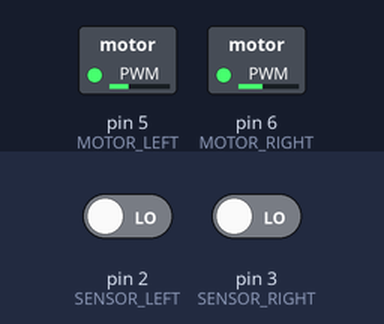
The sketch below on a simulated Arduino Uno, built with avr-gcc and run on an emulated ATmega328P. Shown: switched loads named in the sketch (green lamp = pin HIGH). Inputs (shaded band) come from the test bench; at power-on: pin 2 (SENSOR_LEFT) LOW, pin 3 (SENSOR_RIGHT) LOW.

Above: at 1.7 s.
1.8 s: pin 2 (SENSOR_LEFT) driven HIGH
At 2.3 s:
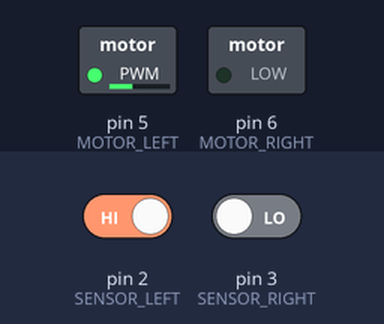
3.4 s: pin 3 (SENSOR_RIGHT) driven HIGH
At 4.4 s:
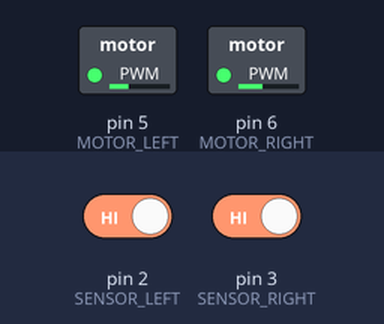
4.9 s: pin 2 (SENSOR_LEFT) driven LOW
At 5.9 s:
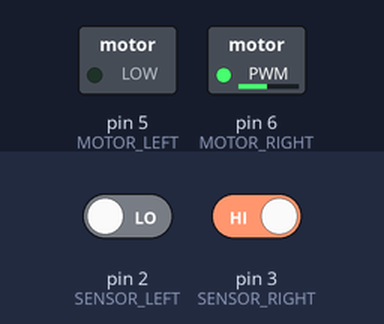
6.5 s: pin 2 (SENSOR_LEFT) driven HIGH and pin 3 (SENSOR_RIGHT) driven LOW
At 7.1 s:
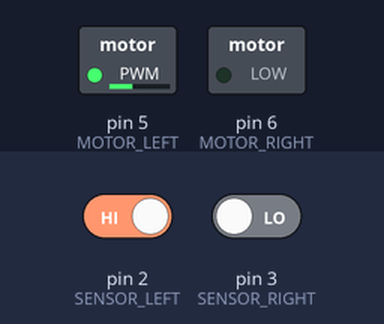
Timing chart, 0 to 9.0 s (numbered marks = the images above; inputs shaded):
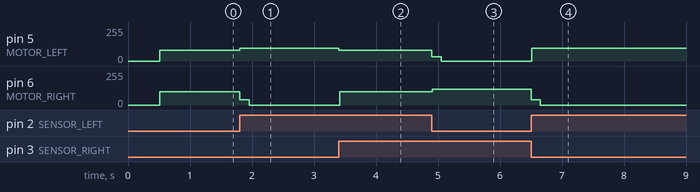

Measured:
- after the input at 1.8 s, pin 5 (MOTOR_LEFT): 80/255 → 96/255 at once; pin 6 (MOTOR_RIGHT): 100/255 → 40/255 at once, → 0/255 0.15 s later
- after the input at 3.4 s, pin 5 (MOTOR_LEFT): 96/255 → 80/255 at once; pin 6 (MOTOR_RIGHT): 0/255 → 100/255 at once
- after the input at 4.9 s, pin 5 (MOTOR_LEFT): 80/255 → 32/255 at once, → 0/255 0.15 s later; pin 6 (MOTOR_RIGHT): 100/255 → 120/255 at once
- after the input at 6.5 s, pin 5 (MOTOR_LEFT): 0/255 → 96/255 at once; pin 6 (MOTOR_RIGHT): 120/255 → 40/255 at once, → 0/255 0.15 s later

The sketch:

line_follower.ino
```cpp
/*
  Line follower robot - MA7
  Luca Bailo

  The Arduino reads two FC-51 IR sensors and drives two DC motors through
  two FQP30N06L logic-level N-channel MOSFETs (low-side switches).
  Arduino pin -> 1 kOhm resistor -> gate. Source -> GND. Drain -> motor -> +V.
  A 1N4001 flyback diode is in parallel with each motor (stripe towards +V).

  FC-51 output: LOW  = reflection detected (white surface)
                HIGH = no reflection     (black surface)

  Steering: when a sensor touches the line the robot first makes a SOFT
  correction (inner wheel slowed down). If the sensor stays on the line
  longer than HARD_AFTER_MS, it is a real curve and the correction becomes
  HARD (inner wheel stopped). Small drifts on the straight are therefore
  corrected gently, while sharp bends still get a strong turn.
*/

// ---------------- Pins ----------------
const int SENSOR_LEFT  = 2;   // OUT of the left FC-51
const int SENSOR_RIGHT = 3;   // OUT of the right FC-51
const int MOTOR_LEFT   = 5;   // PWM pin -> resistor -> gate of left MOSFET
const int MOTOR_RIGHT  = 6;   // PWM pin -> resistor -> gate of right MOSFET

// ---------------- Settings ----------------
// true  = white line on a black floor (sensors on both sides of the line)
// false = black line on a white floor (sensors on both sides of the line)
const bool WHITE_LINE = true;

// Speeds (0-255, PWM), before the trim is applied
const int SPEED_FORWARD    = 100;  // both motors, going straight
const int SPEED_TURN       = 120;  // outer motor while correcting/turning
const int SPEED_INNER_SOFT = 40;   // inner motor, small correction (straight)
const int SPEED_INNER_HARD = 0;    // inner motor, real curve

// If a sensor stays on the line longer than this (ms), switch to HARD turn
const unsigned long HARD_AFTER_MS = 150;

// Motor balance: the two motors are never identical.
// If one wheel is faster, lower its value (100 = full speed, 90 = 90 %...).
const int LEFT_TRIM  = 80;    // percent (left motor is faster)
const int RIGHT_TRIM = 100;   // percent

// Soft start: max PWM increase per loop. Avoids current peaks that make the
// battery voltage drop and reset the Arduino.
const int RAMP_STEP = 15;

// Serial debug. Keep it false when the robot runs on the track:
// printing slows down the loop and makes the robot react late.
const bool DEBUG = false;

// ---------------- State ----------------
int currentLeft  = 0;
int currentRight = 0;
int turning = 0;                 // -1 = turning left, +1 = turning right, 0 = straight
unsigned long turnStart = 0;     // when the current turn started

// Returns true if the sensor is on the line
bool onLine(int pin) {
  int value = digitalRead(pin);
  bool seesWhite = (value == LOW);         // FC-51 is active-low
  return WHITE_LINE ? seesWhite : !seesWhite;
}

// Moves 'current' towards 'target' by at most RAMP_STEP when speeding up
int ramp(int current, int target) {
  if (target > current) return min(current + RAMP_STEP, target);
  return target;   // slowing down / stopping is immediate
}

void drive(int leftTarget, int rightTarget) {
  currentLeft  = ramp(currentLeft,  leftTarget  * LEFT_TRIM  / 100);
  currentRight = ramp(currentRight, rightTarget * RIGHT_TRIM / 100);
  analogWrite(MOTOR_LEFT,  currentLeft);
  analogWrite(MOTOR_RIGHT, currentRight);
}

void setup() {
  pinMode(SENSOR_LEFT, INPUT);
  pinMode(SENSOR_RIGHT, INPUT);
  pinMode(MOTOR_LEFT, OUTPUT);
  pinMode(MOTOR_RIGHT, OUTPUT);
  analogWrite(MOTOR_LEFT, 0);
  analogWrite(MOTOR_RIGHT, 0);

  if (DEBUG) {
    Serial.begin(115200);              // fast baud rate: less delay per print
    Serial.println("=== START ===");   // if this appears often, the Arduino is resetting
  }
  delay(500);
}

void loop() {
  bool left  = onLine(SENSOR_LEFT);
  bool right = onLine(SENSOR_RIGHT);

  // Decide the direction
  int newTurning;
  if (left && !right)      newTurning = -1;  // line on the left  -> turn left
  else if (!left && right) newTurning = +1;  // line on the right -> turn right
  else                     newTurning = 0;   // line in the middle or crossing -> straight

  if (newTurning != turning) {
    turning = newTurning;
    turnStart = millis();                    // a new turn starts now
  }

  // Soft correction first, hard turn if the sensor stays on the line
  int inner = (millis() - turnStart > HARD_AFTER_MS) ? SPEED_INNER_HARD
                                                     : SPEED_INNER_SOFT;

  if (turning == -1)      drive(inner, SPEED_TURN);
  else if (turning == +1) drive(SPEED_TURN, inner);
  else                    drive(SPEED_FORWARD, SPEED_FORWARD);

  if (DEBUG) {
    Serial.print(left ? "L:LINE " : "L:---- ");
    Serial.print(right ? "R:LINE " : "R:---- ");
    Serial.print(currentLeft);
    Serial.print("/");
    Serial.println(currentRight);
  }

  delay(2);
}
```
